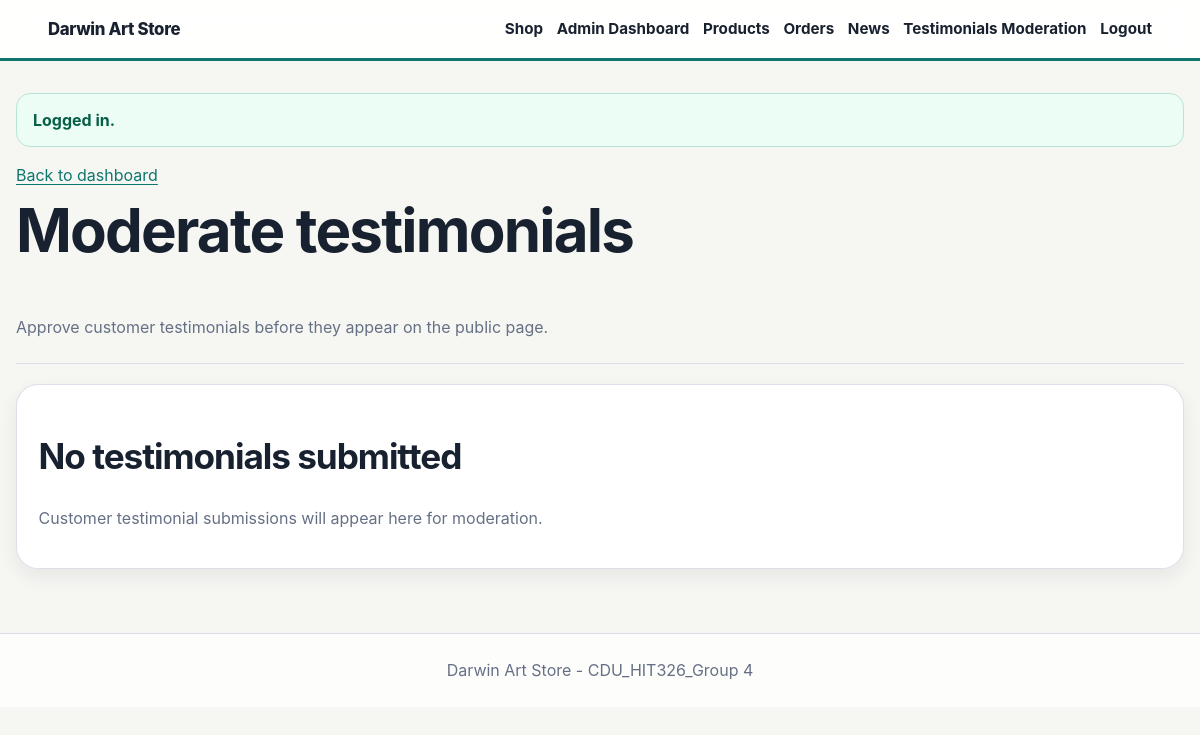
/admin/testimonials.php (signed in), run on an earlier commit of the app's database.
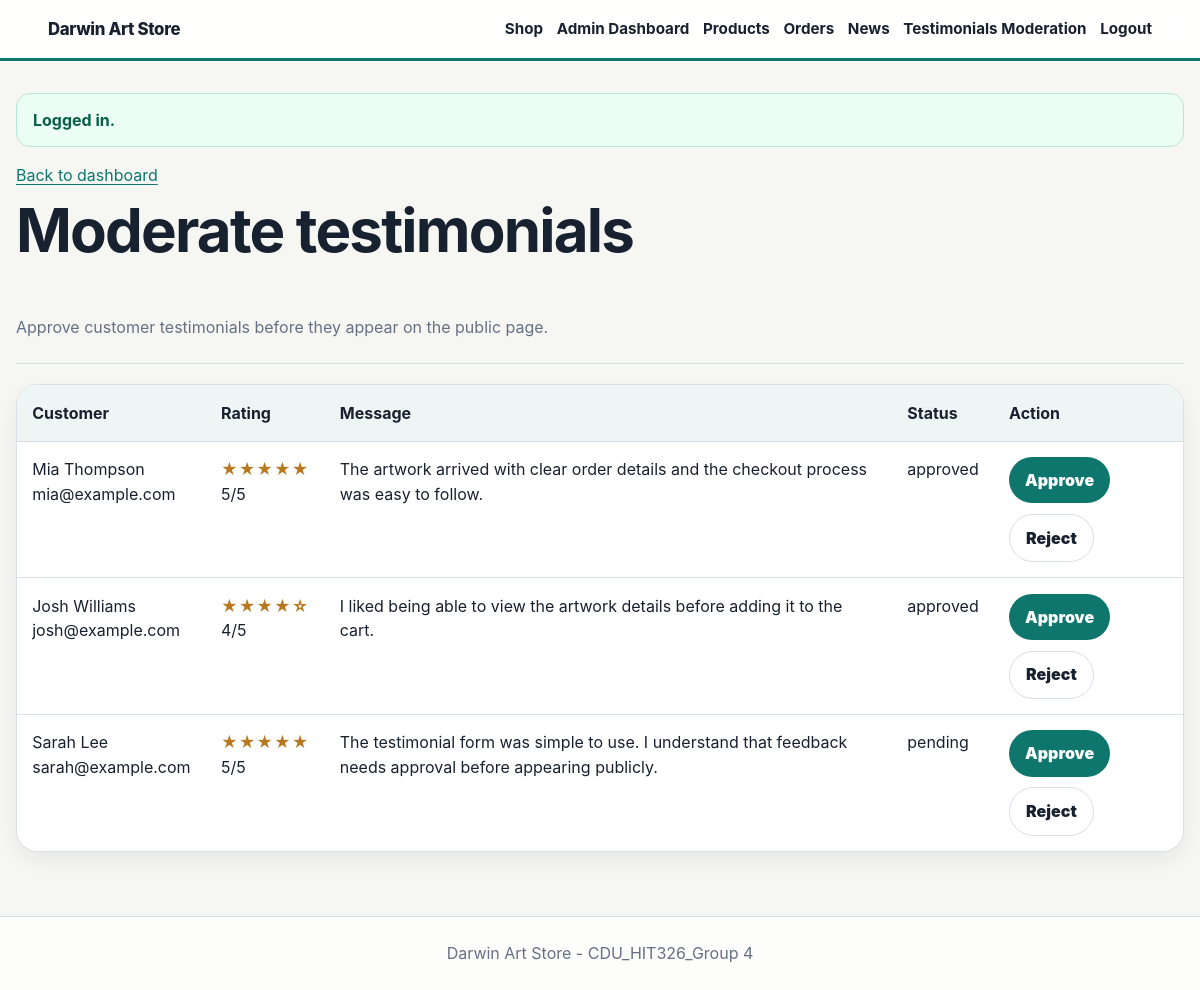
And on a later commit of the database.
### tables this page shows
CREATE TABLE IF NOT EXISTS testimonials (
    testimonial_id INT AUTO_INCREMENT PRIMARY KEY,
    customer_email VARCHAR(255) NOT NULL,
    customer_name VARCHAR(160) NOT NULL,
    message TEXT NOT NULL,
    rating TINYINT NOT NULL DEFAULT 5,
    status VARCHAR(20) NOT NULL DEFAULT 'pending',
    submitted_at TIMESTAMP DEFAULT CURRENT_TIMESTAMP
);

### src/functions.php (called while the page is built, shortened)
<?php
function e(?string $value): string
{
    return htmlspecialchars($value ?? '', ENT_QUOTES, 'UTF-8');
}
function ratingStars(int|string|null $rating): string
{
    $rating = max(1, min(5, (int) $rating));
    return str_repeat('★', $rating) . str_repeat('☆', 5 - $rating);
}
function app(string $key): mixed
{
    global $container;
    return $container[$key] ?? throw new InvalidArgumentException("Service [$key] is not registered.");
}

### src/Core/Session.php (called while the page is built, shortened)
<?php
final class Session
{
    public function get(string $key, mixed $default = null): mixed
    {
        return $_SESSION[$key] ?? $default;
    }
    public function flash(?string $message = null): ?string
    {
        $current = $this->get('flash');
        return $current;
    }
}

### src/Service/AuthService.php (called while the page is built, shortened)
<?php
final class AuthService
{
    public function check(): bool
    {
        return (bool) $this->session->get('admin_id');
    }
}

### src/bootstrap.php (called while the page is built, shortened)
<?php
$config = require __DIR__ . '/config.php';
spl_autoload_register(function (string $class): void {
    $prefix = 'App\\';
    $path = __DIR__ . '/' . str_replace('\\', '/', substr($class, strlen($prefix))) . '.php';
});
require __DIR__ . '/functions.php';
$session = new App\Core\Session();
$database = new App\Core\Database($config['db']);
$products = new App\Repository\ProductRepository($database);
$news = new App\Repository\NewsRepository($database);
$testimonials = new App\Repository\TestimonialRepository($database);
$admins = new App\Repository\AdminRepository($database);
$orders = new App\Repository\OrderRepository($database);
$cart = new App\Service\CartService($session, $products);
$auth = new App\Service\AuthService($session, $admins);
$csrf = new App\Core\Csrf($session);
$notifier = new App\Service\FileOrderNotifier(
    $config['business_email'],
    dirname(__DIR__) . '/storage/mail/orders.log'
);
$checkout = new App\Service\CheckoutService($cart, $orders, $notifier);
$view = new App\Core\View($config, $session, $cart, $auth);
$container = compact(
    'config',
    'session',
    'database',
    'products',
    'news',
    'testimonials',
    'admins',
    'orders',
    'cart',
    'auth',
    'csrf',
    'notifier',
    'checkout',
    'view'
);

### src/config.php (called while the page is built)
<?php
return [
    'app_name' => getenv('APP_NAME') ?: 'Darwin Art Store',
    'business_email' => getenv('ORDER_HANDLING_EMAIL') ?: 'orders@example.com',
    'db' => [
        'host' => getenv('DB_HOST') ?: '127.0.0.1',
        'port' => getenv('DB_PORT') ?: '3306',
        'name' => getenv('DB_NAME') ?: 'art_store',
        'user' => getenv('DB_USER') ?: 'root',
        'pass' => getenv('DB_PASSWORD') ?: '',
    ],
];

### src/Core/Database.php (called while the page is built, shortened)
<?php
final class Database
{
    public function connection(): PDO
    {
        $dsn = sprintf(
            'mysql:host=%s;port=%s;dbname=%s;charset=utf8mb4',
            $this->config['host'],
            $this->config['port'],
            $this->config['name']
        );
        $this->pdo = new PDO($dsn, $this->config['user'], $this->config['pass'], [
            PDO::ATTR_ERRMODE => PDO::ERRMODE_EXCEPTION,
            PDO::ATTR_DEFAULT_FETCH_MODE => PDO::FETCH_ASSOC,
        ]);
        return $this->pdo;
    }
    public function fetchAll(string $sql, array $params = []): array
    {
        $stmt = $this->connection()->prepare($sql);
        $stmt->execute($params);
        return $stmt->fetchAll();
    }
}

### src/Repository/TestimonialRepository.php (called while the page is built, shortened)
<?php
final class TestimonialRepository
{
    public function all(): array
    {
        return $this->database->fetchAll('SELECT * FROM testimonials ORDER BY submitted_at DESC');
    }
}

### public/admin/testimonials.php (the view, shortened to what this page needs)
<?php
require __DIR__ . '/../../src/bootstrap.php';
$testimonialsRepository = app('testimonials');
$view = app('view');
$view->header('Moderate testimonials');
try {
    $testimonials = $testimonialsRepository->all();
} catch (Throwable $error) {
    echo '<p class="error">' . e(dbErrorMessage($error)) . '</p>';
    $view->footer();
    exit;
}
?>
<section class="admin-page-header">
    <p><a href="/admin/index.php">Back to dashboard</a></p>
    <h1>Moderate testimonials</h1>
    <p class="muted">Approve customer testimonials before they appear on the public page.</p>
</section>
<?php if (!$testimonials): ?>
    <section class="panel empty-state">
        <h2>No testimonials submitted</h2>
        <p>Customer testimonial submissions will appear here for moderation.</p>
    </section>
<?php else: ?>
<div class="table-wrap">
<table class="admin-table">
    <thead>
        <tr>
            <th>Customer</th>
            <th>Rating</th>
            <th>Message</th>
            <th>Status</th>
            <th>Action</th>
        </tr>
    </thead>
    <tbody>
        <?php foreach ($testimonials as $testimonial): ?>
            <tr>
                <td><?= e($testimonial['customer_name']) ?><br><?= e($testimonial['customer_email']) ?></td>
                <td><span class="rating-stars"><?= e(ratingStars($testimonial['rating'])) ?></span><br><?= (int) $testimonial['rating'] ?>/5</td>
                <td><?= nl2br(e($testimonial['message'])) ?></td>
                <td><?= e($testimonial['status']) ?></td>
                <td>
                    <form class="actions" method="post" action="/admin/testimonials.php">
                        <button type="submit" name="status" value="approved">Approve</button>
                        <button class="secondary" type="submit" name="status" value="rejected">Reject</button>
                    </form>
                </td>
            </tr>
        <?php endforeach; ?>
    </tbody>
</table>
</div>
<?php endif; ?>
<?php $view->footer(); ?>

### src/Core/View.php (shortened to what this page needs)
<?php
final class View
{
    public function header(string $title): void
    {
        $flash = $this->session->flash();
        ?>
        <!doctype html>
        <html lang="en">
        <head>
            <link rel="stylesheet" href="/assets/style.css">
        </head>
        <body class="<?= str_starts_with($_SERVER['REQUEST_URI'] ?? '', '/admin') ? 'admin-section' : 'public-section' ?>">
        <header class="site-header">
            <a class="brand" href="/"><?= e($this->config['app_name']) ?></a>
            <nav>
                <?php if ($this->auth->check()): ?>
                    <a href="/">Shop</a>
                    <a href="/admin/index.php">Admin Dashboard</a>
                    <a href="/admin/products.php">Products</a>
                    <a href="/admin/orders.php">Orders</a>
                    <a href="/admin/news.php">News</a>
                    <a href="/admin/testimonials.php">Testimonials Moderation</a>
                    <a href="/admin/logout.php">Logout</a>
                <?php endif; ?>
            </nav>
        </header>
        <main class="container">
            <?php if ($flash): ?>
                <p class="flash"><?= e($flash) ?></p>
            <?php endif; ?>
        <?php
    }
    public function footer(): void
    {
        ?>
        </main>
        <footer class="site-footer">Darwin Art Store - CDU_HIT326_Group 4</footer>
        </body>
        </html>
        <?php
    }
}

### public/assets/style.css (style rules this page uses)
:root { color-scheme: light; font-family: Inter, Arial, Helvetica, sans-serif; --ink: #18212f; --muted: #667085; --soft-muted: #8a94a6; --line: #d9dee7; --panel: #f6f7f3; --panel-strong: #eef3ea; --accent: #0f766e; --accent-dark: #0b4f49; --accent-soft: #e7f6f2; --gold: #b7791f; --danger: #b42318; --danger-soft: #fff4f2; --success-soft: #ecfdf5; --white: #ffffff; --radius-sm: 8px; --radius-md: 14px; --radius-lg: 22px; --shadow-sm: 0 8px 20px rgba(24, 33, 47, 0.07); --shadow-md: 0 18px 40px rgba(24, 33, 47, 0.11); }
* { box-sizing: border-box; }
html { scroll-behavior: smooth; }
body { margin: 0; color: var(--ink); background: radial-gradient(circle at top left, rgba(15, 118, 110, 0.08), transparent 32rem), linear-gradient(180deg, #ffffff 0%, #fbfaf6 100%); line-height: 1.55; }
body.admin-section { background: var(--panel); }
a { color: var(--accent); text-underline-offset: 3px; }
.site-header { position: sticky; top: 0; z-index: 20; display: flex; align-items: center; justify-content: space-between; gap: 1rem; padding: 1rem clamp(1rem, 4vw, 3rem); border-bottom: 1px solid rgba(217, 222, 231, 0.85); background: rgba(255, 255, 255, 0.92); backdrop-filter: blur(12px); }
.admin-section .site-header { border-bottom: 3px solid var(--accent); }
.brand { color: var(--ink); font-weight: 800; font-size: 1.05rem; text-decoration: none; letter-spacing: -0.02em; }
nav { display: flex; flex-wrap: wrap; gap: 0.85rem; }
nav a { color: var(--ink); text-decoration: none; font-weight: 700; font-size: 0.95rem; }
.container { width: min(1180px, calc(100% - 2rem)); margin: 2rem auto; }
h1, h2, h3 { color: var(--ink); line-height: 1.15; letter-spacing: -0.03em; }
h1 { margin-top: 0; font-size: clamp(2rem, 5vw, 4.4rem); }
p { margin-top: 0; }
.site-footer { margin-top: 4rem; padding: 1.5rem; color: var(--muted); text-align: center; border-top: 1px solid var(--line); background: rgba(255, 255, 255, 0.8); }
.admin-page-header { margin-bottom: 1.25rem; padding-bottom: 1rem; border-bottom: 1px solid var(--line); }
.admin-page-header p { margin: 0 0 0.5rem; }
.muted { color: var(--muted); }
.flash { padding: 0.85rem 1rem; border: 1px solid #b7e4d6; border-radius: var(--radius-md); background: var(--success-soft); color: #065f46; font-weight: 700; }
form { display: grid; gap: 0.9rem; }
button, .button { display: inline-flex; align-items: center; justify-content: center; width: fit-content; min-height: 42px; padding: 0.68rem 1rem; border: 0; border-radius: 999px; color: #ffffff; background: var(--accent); font: inherit; font-weight: 900; text-decoration: none; cursor: pointer; transition: transform 0.16s ease, background 0.16s ease, box-shadow 0.16s ease; }
.button.secondary, button.secondary { color: var(--ink); background: #ffffff; border: 1px solid var(--line); }
table { width: 100%; border-collapse: collapse; }
.table-wrap { width: 100%; overflow-x: auto; border: 1px solid var(--line); border-radius: var(--radius-lg); background: #ffffff; box-shadow: var(--shadow-sm); }
.admin-table { min-width: 760px; background: #ffffff; }
.admin-table thead { background: #eef6f5; }
th, td { padding: 0.95rem; border-bottom: 1px solid var(--line); text-align: left; vertical-align: top; }
tbody tr:last-child td { border-bottom: 0; }
.actions { display: flex; flex-wrap: wrap; gap: 0.65rem; align-items: center; }
.rating-stars { margin: 0.25rem 0 0.75rem; color: var(--gold); font-weight: 900; letter-spacing: 0.06em; }
h2 { font-size: clamp(1.45rem, 3vw, 2.2rem); }
.hero-content, .hero-panel, .panel, .card { border: 1px solid rgba(217, 222, 231, 0.9); border-radius: var(--radius-lg); background: rgba(255, 255, 255, 0.9); box-shadow: var(--shadow-sm); }
.card, .panel { overflow: hidden; }
.panel { padding: 1.35rem; }
.empty-state { margin-bottom: 1.5rem; color: var(--muted); }
.admin-section .empty-state { background: #ffffff; }

What changed in the data, as far as the page shows it:
added testimonials: customer_name "Mia Thompson", customer_email "mia@example.com", rating "★★★★★", rating "5", message "The artwork arrived with clear order details and the checkout process was easy to follow.", status "approved"
added testimonials: customer_name "Josh Williams", customer_email "josh@example.com", rating "★★★★☆", rating "4", message "I liked being able to view the artwork details before adding it to the cart.", status "approved"
added testimonials: customer_name "Sarah Lee", customer_email "sarah@example.com", rating "★★★★★", rating "5", message "The testimonial form was simple to use. I understand that feedback needs approval before appearing publicly.", status "pending"
Also different on the page:
text no longer shown: "No testimonials submitted Customer testimonial submissions will appear here for moderation."
text now shown: "Customer Rating Message Status Action"
